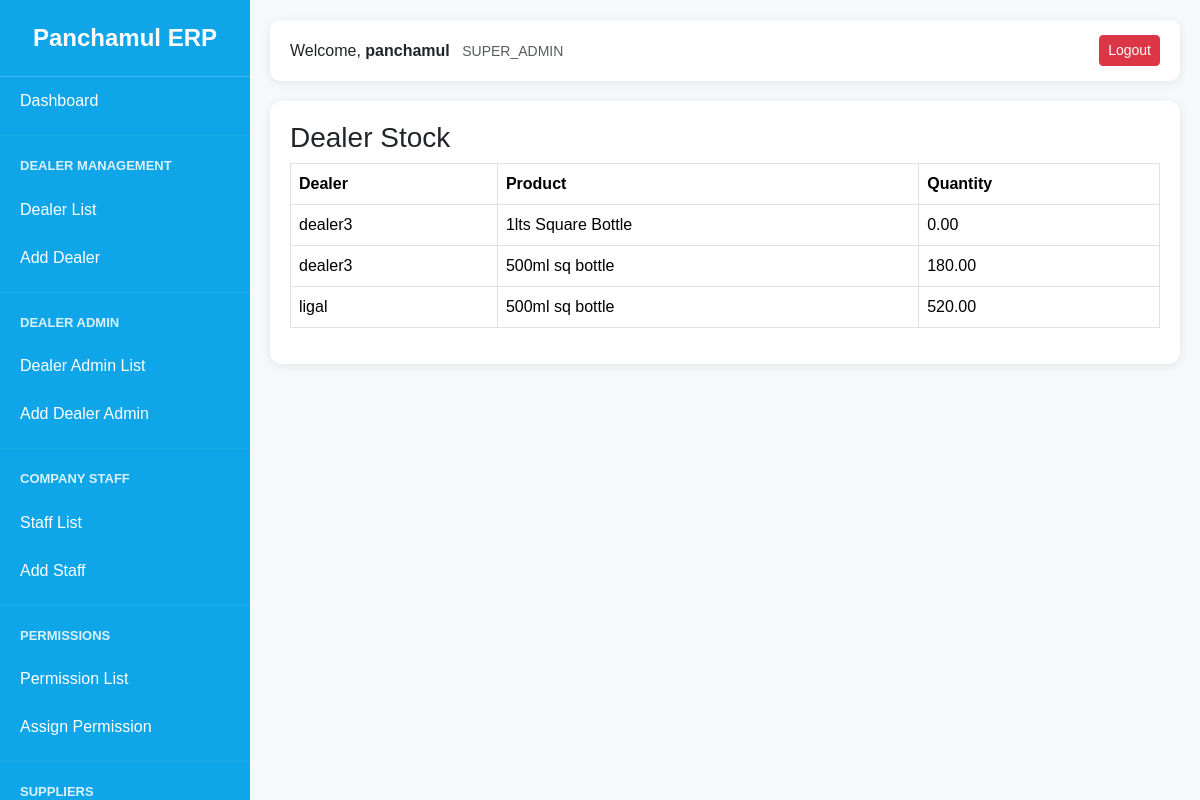
Page /inventory/dealer-stock/ (signed in) on the earlier database version.
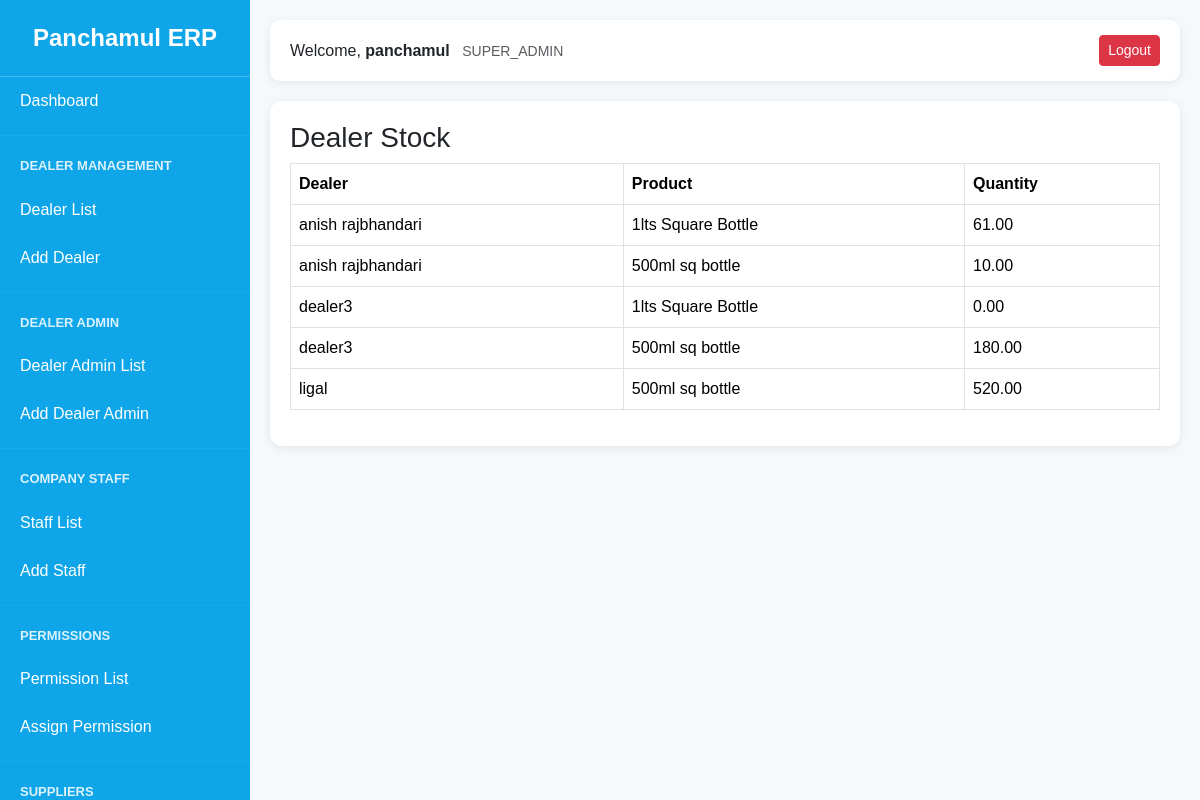
Same page on the later database version.
### inventory/models.py (models this page shows, shortened)
class DealerStock(models.Model):
    dealer = models.ForeignKey(
        'dealers.Dealer',
        on_delete=models.CASCADE
    )
    product = models.ForeignKey(
        Product,
        on_delete=models.CASCADE
    )
    quantity = models.DecimalField(
        max_digits=12,
        decimal_places=2,
        default=0
    )
    updated_at = models.DateTimeField(
        auto_now=True
    )
    class Meta:
        unique_together = (
            'dealer',
            'product'
        )

class Product(models.Model):
    UNIT_CHOICES = (
        ('PCS', 'Pieces'),
        ('BOX', 'Box'),
        ('LTR', 'Liter'),
    )
    name = models.CharField(
        max_length=200
    )
    unit = models.CharField(
        max_length=20,
        choices=UNIT_CHOICES
    )
    current_stock = models.DecimalField(
        max_digits=12,
        decimal_places=2,
        default=0
    )
    minimum_stock = models.DecimalField(
        max_digits=12,
        decimal_places=2,
        default=0
    )
    is_active = models.BooleanField(
        default=True
    )
    created_at = models.DateTimeField(
        auto_now_add=True
    )

### dealers/models.py (models this page shows, shortened)
class Dealer(models.Model):
    name = models.CharField(max_length=200)
    address = models.TextField()
    phone = models.CharField(max_length=20)
    email = models.EmailField(
        blank=True,
        null=True
    )
    created_by = models.ForeignKey(
        settings.AUTH_USER_MODEL,
        on_delete=models.SET_NULL,
        null=True,
        related_name='dealers'
    )
    is_active = models.BooleanField(
        default=True
    )
    created_at = models.DateTimeField(
        auto_now_add=True
    )

### inventory/views.py (the view)
@login_required
def dealer_stock_list(request):
    stocks = DealerStock.objects.select_related(
        'dealer',
        'product'
    ).order_by(
        'dealer__name',
        'product__name'
    )
    return render(
        request,
        'inventory/dealer_stock_list.html',
        {
            'stocks': stocks
        }
    )

### accounts/context_processors.py (called while the page is built)
def user_permissions(request):
    permissions = {}
    if request.user.is_authenticated:
        perms = ModulePermission.objects.filter(
            user=request.user
        )
        for p in perms:
            permissions[p.module] = p
    return {
        'user_permissions': permissions
    }

### templates/inventory/dealer_stock_list.html
{% extends 'dashboard/base.html' %}
{% block content %}
<div class="card-box">
    <h3>Dealer Stock</h3>
    <table class="table table-bordered">
        <thead>
            <tr>
                <th>Dealer</th>
                <th>Product</th>
                <th>Quantity</th>
            </tr>
        </thead>
        <tbody>
        {% for stock in stocks %}
            <tr>
                <td>
                    {{ stock.dealer.name }}
                </td>
                <td>
                    {{ stock.product.name }}
                </td>
                <td>
                    {{ stock.quantity }}
                </td>
            </tr>
        {% empty %}
            <tr>
                <td colspan="3">
                    No stock found.
                </td>
            </tr>
        {% endfor %}
        </tbody>
    </table>
</div>
{% endblock %}

Differences in the rows shown:
added DealerStock: dealer.name "anish rajbhandari", product.name "1lts Square Bottle", quantity "61.00"
added DealerStock: dealer.name "anish rajbhandari", product.name "500ml sq bottle", quantity "10.00"
